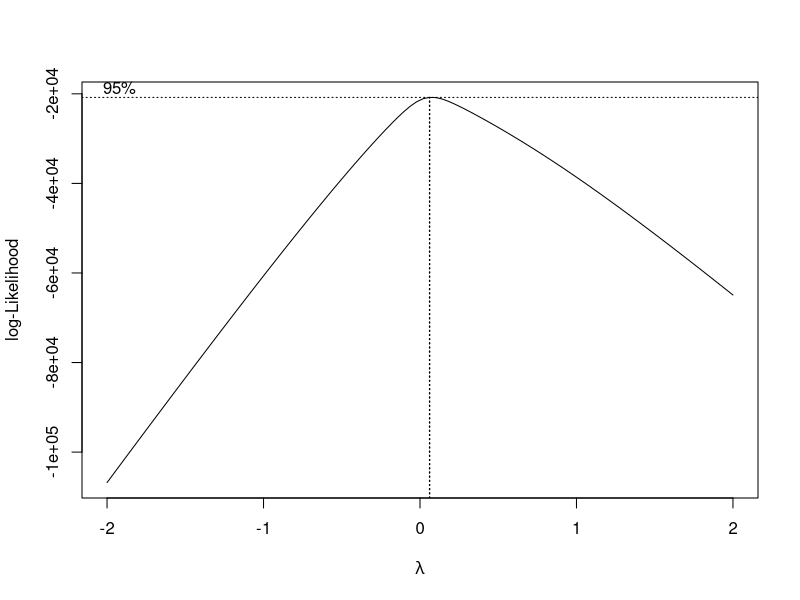
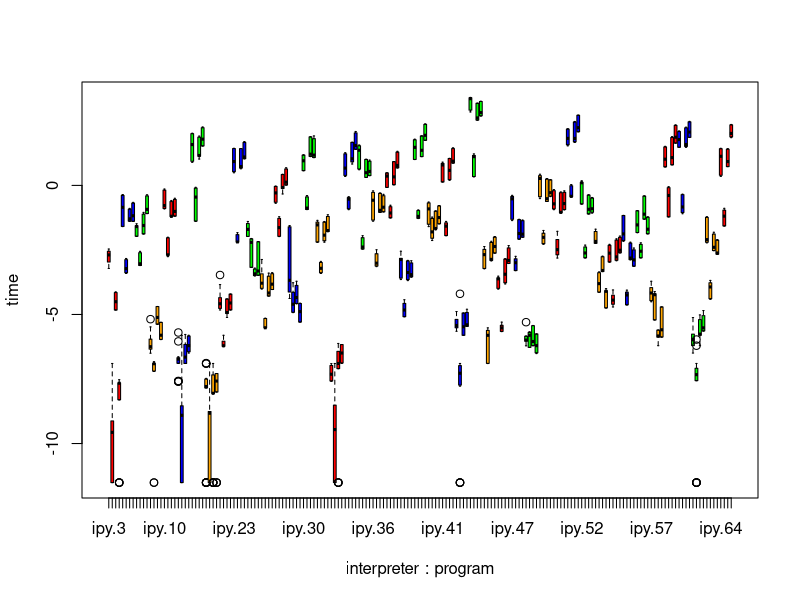
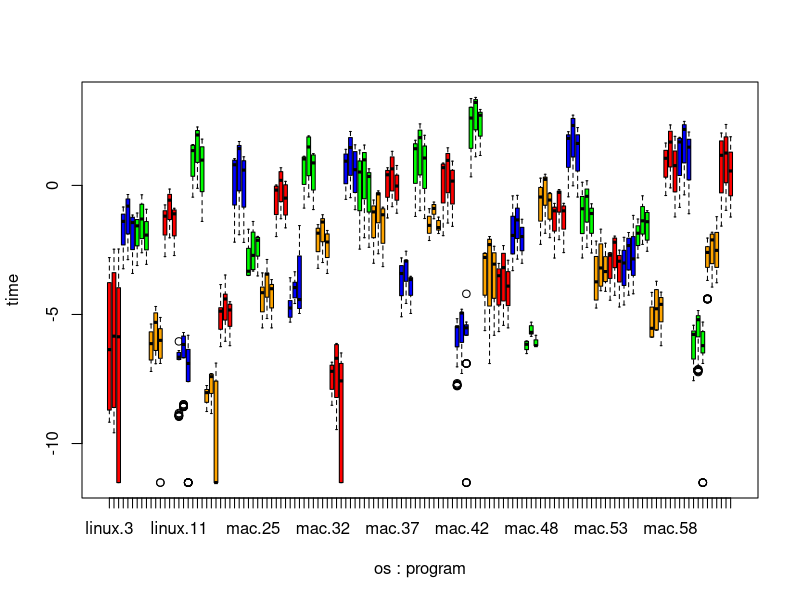
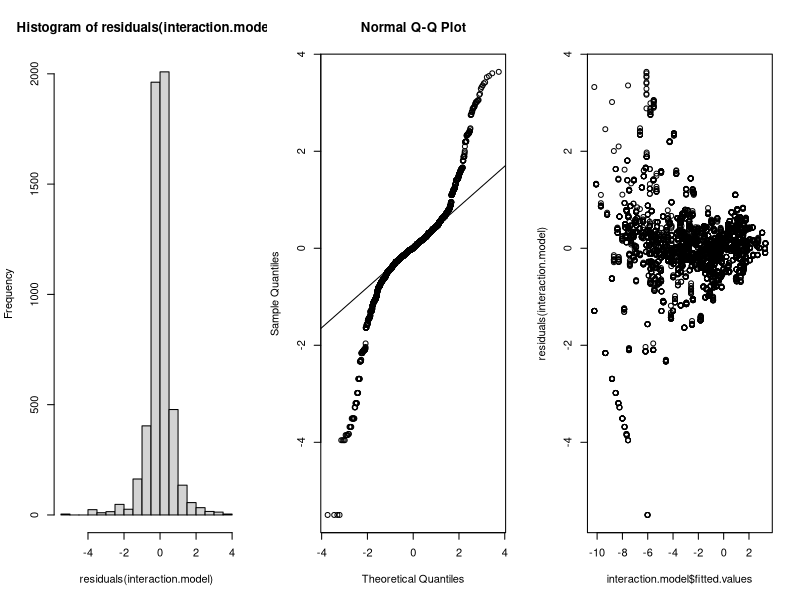

These figures' R source, in order:
## ---- chunk 1
library(MASS)
library(multcomp)
library(knitr)
library(doBy)
options(digits = 3)
df <- read.table('final.results.txt', header = T)
programs <- unique(df$program)
oses <- unique(df$os)
interps <- unique(df$interpreter)
eps <- 10^-5

for (p in programs) {
  for (os in oses) {
    for (interp in interps) {
      if (sum(df[df$program == p & df$os == os & df$interpreter == interp, ]$time) == 0)
        df <- df[df$program != p,]
    }
  }
}

df$time <- df$time + eps
boxcox(time ~ factor(program) + os * interpreter, data=df)
df$time <- log(df$time)
## ---- chunk 2
aggregate(time~interpreter, df, summary) #running time summary w.r.t interpreters
aggregate(time~os, df, summary) #running time summary w.r.t interpreters
summaryBy(time~interpreter, data=df,FUN=function(x) {c(m=mean(x),s=sd(x))})
summaryBy(time~os, data=df,FUN=function(x) {c(m=mean(x),s=sd(x))})
## ---- chunk 3
interpsummary<-cbind(c("iPy","PyPy","Python","Python3"),c(-1.41,-3.00,-1.55,-1.39),c(-1.73,-3.69,-1.92,-1.83),c(2.77,2.82,2.81,3.03))
kable(head(interpsummary),format="markdown",col.names=c("Interpreter","Median","Mean","SD"))
## ---- chunk 4
ossummary<-cbind(c("Linux","Mac","Windows"),c(-2.16,-1.78,-2.02),c(-2.41,-2.94,-2.52),c(2.87,2.93,3.09))
kable(head(ossummary),format="markdown",col.names=c("Interpreter","Median","Mean","SD"))
## ---- chunk 5
boxplot(time~interpreter+program, data=df, col=c(rep('red', 4), rep('blue', 4), rep('green', 4), rep('orange', 4)))
## ---- chunk 6
boxplot(time~os+program, data=df, col=c(rep('red', 3), rep('blue', 3), rep('green', 3), rep('orange', 3)))
## ---- chunk 7
additive.model <- lm(time ~ factor(program) + os + interpreter, data=df)
anova(additive.model)
## ---- chunk 8
interaction.model <- lm(time ~ factor(program) + os * interpreter, data=df)
anova(interaction.model)
## ---- chunk 9
anova(additive.model, interaction.model)
## ---- chunk 10
par(mfrow=c(1,3))
hist(residuals(interaction.model))
qqnorm(residuals(interaction.model))
qqline(residuals(interaction.model))
plot(interaction.model$fitted.values, residuals(interaction.model))
## ---- chunk 11
conf.int <- function(t) {
  coeff <- summary(t)$test$coefficients[1]
  se <- summary(t)$test$sigma[1]
  df <- interaction.model$df
  return(list(a=coeff-se*pt(0.975,df),b=coeff+se*pt(0.975, df)))
}
## ---- chunk 12
K.jit <- matrix(c(rep(0, 47), 1, -1, -1, rep(0, 6)), 1)
t.jit <- glht(interaction.model, linfct = K.jit)

K.ipyvpypy <- matrix(c(rep(0, 47), 1, 0, 0, rep(0, 6)), 1)
t.ipyvpypy <- glht(interaction.model, linfct = K.ipyvpypy)

K.macvwin <- matrix(c(rep(0, 45), 1, -1, 0, 0, 0, rep(0, 6)), 1)
t.macvwin <- glht(interaction.model, linfct = K.macvwin)

K.macvlin <- matrix(c(rep(0, 45), 1, 0, 0, 0, 0, rep(0, 6)), 1)
t.macvlin <- glht(interaction.model, linfct = K.macvlin)

K.ospyvospy3 <- matrix(c(rep(0, 50), 0, 0, 1, -1, -1, 1), 1)
t.ospyvospy3 <- glht(interaction.model, linfct = K.ospyvospy3)

CI.table<-cbind(c("C1","C2","C3","C4","C5"),rbind(conf.int(t.jit),conf.int(t.ipyvpypy),conf.int(t.macvwin),conf.int(t.macvlin),conf.int(t.ospyvospy3)))

kable(head(CI.table),format="markdown",col.names=c("Contrast","Confidence","Interval"))
